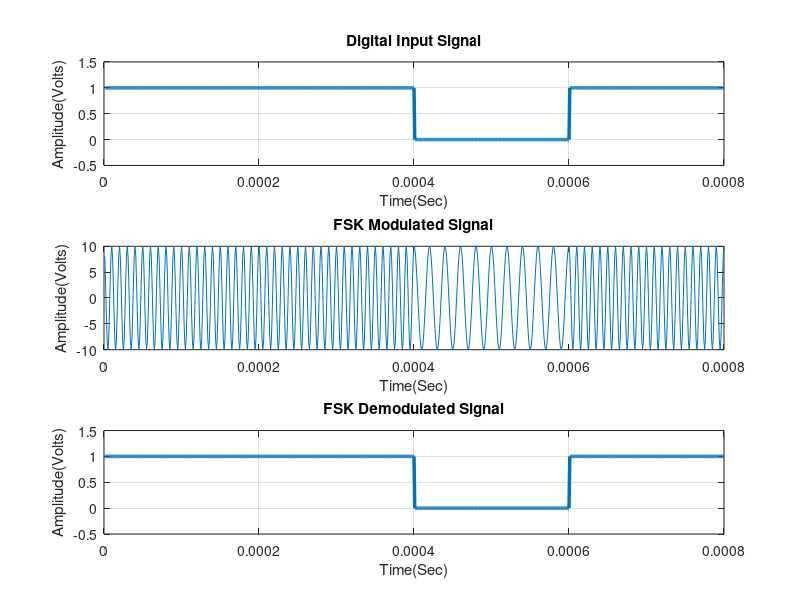

The MATLAB source for this figure:
clc;
clear all;
close all;
%% Digital/Binary input information 
x =  [1 1 1 1 0 0 1 1]
N = length(x);
Tb = 0.0001;   %Data rate = 1MHz i.e., bit period (second)
disp('Binary Input Information at Transmitter: ');
disp(x);
% ************* Represent input information as digital signal *************
nb = 100;   % Digital signal per bit
digit = []; 
for n = 1:1:N
    if x(n) == 1;
       sig = ones(1,nb);
    else x(n) == 0;
        sig = zeros(1,nb);
    end
     digit = [digit sig];
end
t1 = Tb/nb:Tb/nb:nb*N*(Tb/nb);   % Time period
figure('Name','FSK Modulation and Demodulation','NumberTitle','off');
subplot(3,1,1);
plot(t1,digit,'LineWidth',2.5);
grid on;
axis([0 Tb*N -0.5 1.5]);
xlabel('Time(Sec)');
ylabel('Amplitude(Volts)');
title('Digital Input Signal');
%% FSK Modulation 
Ac = 10;         % Carrier amplitude for binary input  
br = 1/Tb;       % Bit rate
Fc1 = br*10;     % Carrier frequency for binary input '1'
Fc2 = br*5;      % Carrier frequency for binary input '0'
t2 = Tb/nb:Tb/nb:Tb;   % Signal time   
mod = [];
for (i = 1:1:N)
    if (x(i) == 1)
        y = Ac*cos(2*pi*Fc1*t2);   % Modulation signal with carrier signal 1
    else
        y = Ac*cos(2*pi*Fc2*t2);   % Modulation signal with carrier signal 2
    end
    mod = [mod y];
end
t3 = Tb/nb:Tb/nb:Tb*N;   % Time period
subplot(3,1,2);
plot(t3,mod);
xlabel('Time(Sec)');
ylabel('Amplitude(Volts)');
title('FSK Modulated Signal');

%% FSK Demodulation 
x = mod;

h = 1;   % Signal fading 
w = 0;   % Noise

y = h.*x + w;   % Convolution

s = length(t2);
demod = [];
for n = s:s:length(y)
  t4 = Tb/nb:Tb/nb:Tb;        % Time period
  c1 = cos(2*pi*Fc1*t4);      % carrier signal for binary value '1'
  c2 = cos(2*pi*Fc2*t4);      % carrier siignal for binary value '0'
  mc1 = c1.*y((n-(s-1)):n);   % Convolution 
  mc2 = c2.*y((n-(s-1)):n);   % Convolution 
  t5 = Tb/nb:Tb/nb:Tb;
  z1 = trapz(t5,mc1);         % Intregation 
  z2 = trapz(t5,mc2);         % Intregation 
  rz1 = round(2*z1/Tb);
  rz2 = round(2*z2/Tb);
  if(rz1 > Ac/2)              % Logical condition 
    a = 1;
  else(rz2 > Ac/2)
    a = 0;
  end
  demod = [demod a];
end
disp('Demodulated Binary Information at Receiver: ');
disp(demod);
%% Represent demodulated information as digital signal
digit = [];
for n = 1:length(demod);
    if demod(n) == 1;
       sig = ones(1,nb);
    else demod(n) == 0;
        sig = zeros(1,nb);
    end
     digit = [digit sig];
end
t5 = Tb/nb:Tb/nb:nb*length(demod)*(Tb/nb);   % Time period
subplot(3,1,3)
plot(t5,digit,'LineWidth',2.5);grid on;
axis([0 Tb*length(demod) -0.5 1.5]);
xlabel('Time(Sec)');
ylabel('Amplitude(Volts)');
title('FSK Demodulated Signal');